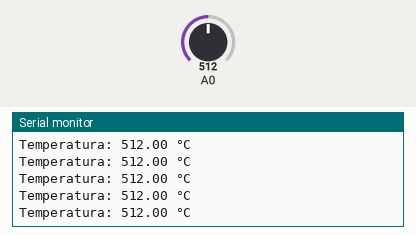
This sketch was run on a simulated Arduino Uno, built with avr-gcc and run on an emulated ATmega328P. On the bench: the last lines printed to the serial monitor. Inputs (shaded band) come from the test bench; at power-on: A0 = 512.

Above: at 4.2 s.
4.3 s: A0 set to 11
At 4.68 s:
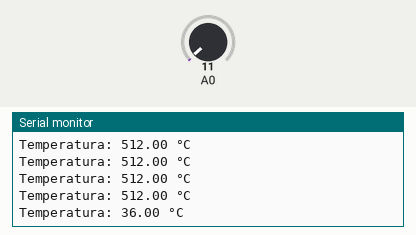
7.3 s: A0 set to 8
At 7.46 s:
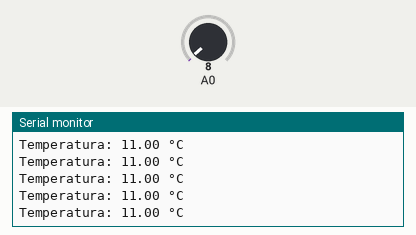
Timing chart, 0 to 9.8 s (numbered marks = the images above; inputs shaded):
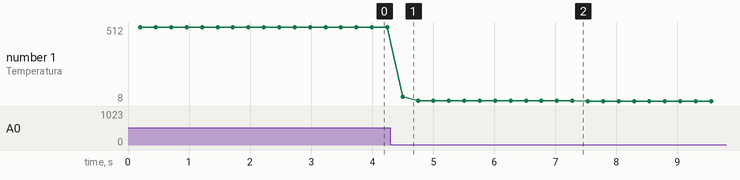

Measured:
- after the input at 4.3 s, the serial monitor: prints a new line after 0.20 s (image 1)
- plotted number 1: 512 → 11 after the input at 4.3 s, 11 → 8 after the input at 7.3 s

The sketch:

Calibracao_temperatura.ino
```cpp
// criar um codigo para realizar teste e calibrar o sensor de temperatura LM35, comparando com o termometro da Tati


#define pinLM35 0
float temperatura = 0;

void setup() {
  Serial.begin(9600);
}

void loop() {
  temperatura = analogAvg(pinLM35);
  // temperatura = map(temperatura, 0, 1023, 0, 100);

  Serial.print("Temperatura: ");
  Serial.print(temperatura);
  Serial.println(" °C");

  delay(50); // demora mais 50 ms pra totalizar 4 por segundo
}


int analogAvg(int sensorPin) { //função demora 200ms
  int total = 0;
  int amostras = 20;
  for (int n = 0; n < amostras; n++) {
    total += analogRead(sensorPin);
    delay(10);
  }
  return total / amostras;
}
```
